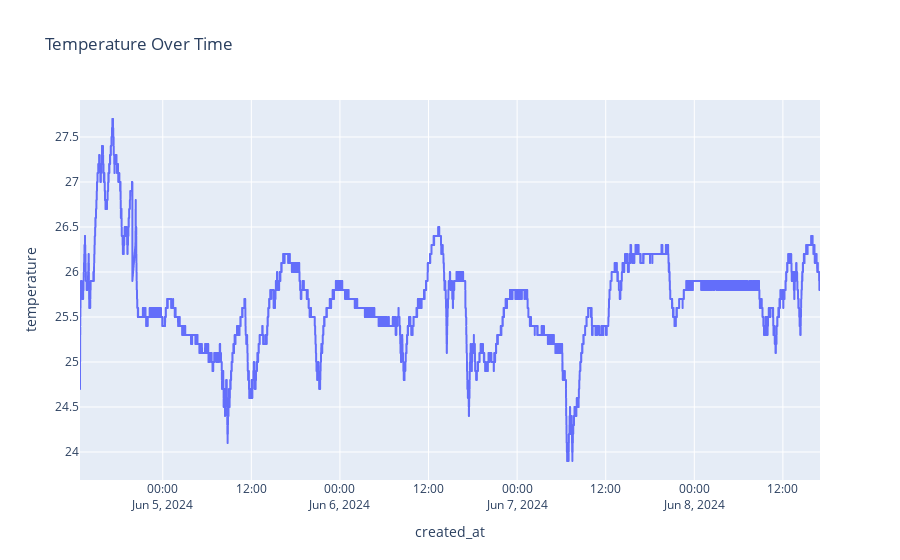
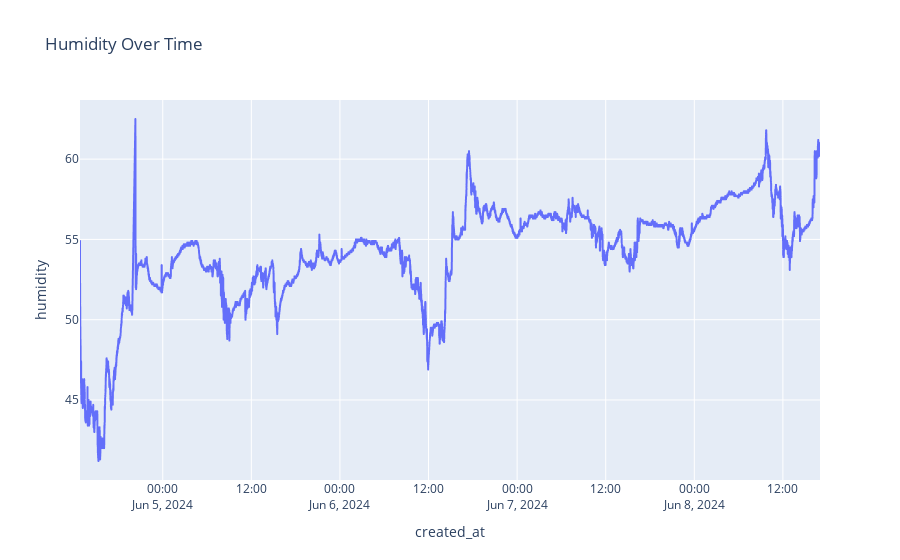
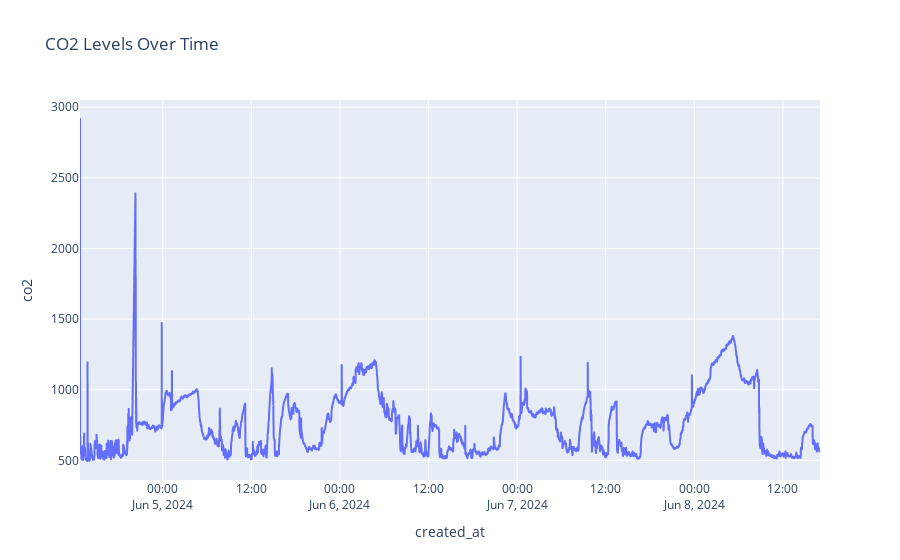

These figures' notebook cell, in order:
### Code cell
import plotly.express as px

fig = px.line(data.reset_index(), x='created_at', y='temperature', title='Temperature Over Time')
fig.show()

fig = px.line(data.reset_index(), x='created_at', y='humidity', title='Humidity Over Time')
fig.show()

fig = px.line(data.reset_index(), x='created_at', y='co2', title='CO2 Levels Over Time')
fig.show()

### Figure 1 — Plotly figure (JSON) as saved in the notebook; plotly's stock layout.template omitted (floating-point values rounded to 4 significant figures; data arrays with more than 128 entries replaced by an {"elided": "..."} marker saying what was removed)
{"data": [{"hovertemplate": "created_at=%{x}<br>temperature=%{y}<extra></extra>", "legendgroup": "", "line": {"color": "#636efa", "dash": "solid"}, "marker": {"symbol": "circle"}, "mode": "lines", "name": "", "showlegend": false, "type": "scattergl", "x": {"elided": "20667 str values"}, "xaxis": "x", "y": {"elided": "20667 float values"}, "yaxis": "y"}], "layout": {"legend": {"tracegroupgap": 0}, "title": {"text": "Temperature Over Time"}, "xaxis": {"anchor": "y", "domain": [0, 1], "title": {"text": "created_at"}}, "yaxis": {"anchor": "x", "domain": [0, 1], "title": {"text": "temperature"}}}}

### Figure 2 — Plotly figure (JSON) as saved in the notebook; plotly's stock layout.template omitted (floating-point values rounded to 4 significant figures; data arrays with more than 128 entries replaced by an {"elided": "..."} marker saying what was removed)
{"data": [{"hovertemplate": "created_at=%{x}<br>humidity=%{y}<extra></extra>", "legendgroup": "", "line": {"color": "#636efa", "dash": "solid"}, "marker": {"symbol": "circle"}, "mode": "lines", "name": "", "showlegend": false, "type": "scattergl", "x": {"elided": "20667 str values"}, "xaxis": "x", "y": {"elided": "20667 float values"}, "yaxis": "y"}], "layout": {"legend": {"tracegroupgap": 0}, "title": {"text": "Humidity Over Time"}, "xaxis": {"anchor": "y", "domain": [0, 1], "title": {"text": "created_at"}}, "yaxis": {"anchor": "x", "domain": [0, 1], "title": {"text": "humidity"}}}}

### Figure 3 — Plotly figure (JSON) as saved in the notebook; plotly's stock layout.template omitted (floating-point values rounded to 4 significant figures; data arrays with more than 128 entries replaced by an {"elided": "..."} marker saying what was removed)
{"data": [{"hovertemplate": "created_at=%{x}<br>co2=%{y}<extra></extra>", "legendgroup": "", "line": {"color": "#636efa", "dash": "solid"}, "marker": {"symbol": "circle"}, "mode": "lines", "name": "", "showlegend": false, "type": "scattergl", "x": {"elided": "20667 str values"}, "xaxis": "x", "y": {"elided": "20667 float values"}, "yaxis": "y"}], "layout": {"legend": {"tracegroupgap": 0}, "title": {"text": "CO2 Levels Over Time"}, "xaxis": {"anchor": "y", "domain": [0, 1], "title": {"text": "created_at"}}, "yaxis": {"anchor": "x", "domain": [0, 1], "title": {"text": "co2"}}}}
